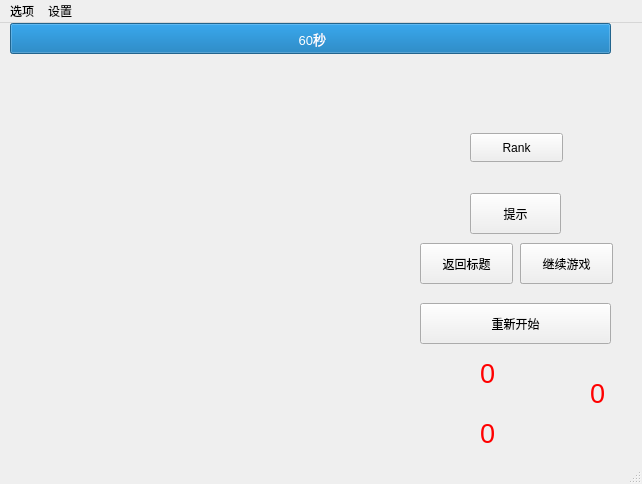
<?xml version="1.0" encoding="UTF-8"?>
<ui version="4.0">
 <class>WindowGame</class>
 <widget class="QMainWindow" name="WindowGame">
  <property name="enabled">
   <bool>true</bool>
  </property>
  <property name="geometry">
   <rect>
    <x>0</x>
    <y>0</y>
    <width>642</width>
    <height>484</height>
   </rect>
  </property>
  <property name="minimumSize">
   <size>
    <width>642</width>
    <height>484</height>
   </size>
  </property>
  <property name="maximumSize">
   <size>
    <width>642</width>
    <height>484</height>
   </size>
  </property>
  <property name="windowTitle">
   <string>宝石迷阵</string>
  </property>
  <property name="styleSheet">
   <string notr="true">#WindowGame{
border-image: url(:/new/picture/background.bmp);}</string>
  </property>
  <widget class="QWidget" name="centralwidget">
   <widget class="QProgressBar" name="progressBar_time">
    <property name="geometry">
     <rect>
      <x>10</x>
      <y>0</y>
      <width>601</width>
      <height>31</height>
     </rect>
    </property>
    <property name="font">
     <font>
      <pointsize>10</pointsize>
      <italic>false</italic>
      <bold>false</bold>
     </font>
    </property>
    <property name="styleSheet">
     <string notr="true">font: 75 10pt &quot;微软雅黑&quot;;</string>
    </property>
    <property name="maximum">
     <number>60</number>
    </property>
    <property name="value">
     <number>60</number>
    </property>
    <property name="alignment">
     <set>Qt::AlignCenter</set>
    </property>
    <property name="textVisible">
     <bool>true</bool>
    </property>
    <property name="format">
     <string> %v秒</string>
    </property>
   </widget>
   <widget class="QPushButton" name="btn_gameToMain">
    <property name="geometry">
     <rect>
      <x>420</x>
      <y>220</y>
      <width>93</width>
      <height>41</height>
     </rect>
    </property>
    <property name="font">
     <font>
      <pointsize>9</pointsize>
      <italic>false</italic>
      <bold>false</bold>
     </font>
    </property>
    <property name="styleSheet">
     <string notr="true">border-image: url(:/new/picture/pushbotton_background.png);
font: 75 9pt &quot;微软雅黑&quot;;</string>
    </property>
    <property name="text">
     <string>返回标题</string>
    </property>
   </widget>
   <widget class="QPushButton" name="pushButton_stop">
    <property name="geometry">
     <rect>
      <x>520</x>
      <y>220</y>
      <width>93</width>
      <height>41</height>
     </rect>
    </property>
    <property name="styleSheet">
     <string notr="true">border-image: url(:/new/picture/pushbotton_background.png);
font: 75 9pt &quot;微软雅黑&quot;;</string>
    </property>
    <property name="text">
     <string>暂停游戏</string>
    </property>
   </widget>
   <widget class="QPushButton" name="pushButton_continue">
    <property name="geometry">
     <rect>
      <x>520</x>
      <y>220</y>
      <width>93</width>
      <height>41</height>
     </rect>
    </property>
    <property name="styleSheet">
     <string notr="true">border-image: url(:/new/picture/pushbotton_background.png);
font: 75 9pt &quot;微软雅黑&quot;;</string>
    </property>
    <property name="text">
     <string>继续游戏</string>
    </property>
    <property name="checkable">
     <bool>false</bool>
    </property>
    <property name="autoDefault">
     <bool>false</bool>
    </property>
    <property name="default">
     <bool>false</bool>
    </property>
   </widget>
   <widget class="QPushButton" name="pushButton_restart">
    <property name="geometry">
     <rect>
      <x>420</x>
      <y>280</y>
      <width>191</width>
      <height>41</height>
     </rect>
    </property>
    <property name="styleSheet">
     <string notr="true">border-image: url(:/new/picture/pushbotton_background.png);
font: 75 9pt &quot;微软雅黑&quot;;</string>
    </property>
    <property name="text">
     <string>重新开始</string>
    </property>
   </widget>
   <widget class="QPushButton" name="pushButton_hint">
    <property name="geometry">
     <rect>
      <x>470</x>
      <y>170</y>
      <width>91</width>
      <height>41</height>
     </rect>
    </property>
    <property name="font">
     <font>
      <pointsize>9</pointsize>
      <italic>false</italic>
      <bold>false</bold>
     </font>
    </property>
    <property name="styleSheet">
     <string notr="true">border-image: url(:/new/picture/pushbotton_background.png);

font: 75 9pt &quot;微软雅黑&quot;;</string>
    </property>
    <property name="text">
     <string>提示</string>
    </property>
   </widget>
   <widget class="QPushButton" name="pushButton_cross">
    <property name="geometry">
     <rect>
      <x>430</x>
      <y>330</y>
      <width>41</width>
      <height>41</height>
     </rect>
    </property>
    <property name="styleSheet">
     <string notr="true">image: url(:/new/picture/cross.png);</string>
    </property>
    <property name="text">
     <string/>
    </property>
    <property name="flat">
     <bool>true</bool>
    </property>
   </widget>
   <widget class="QPushButton" name="pushButton_boom">
    <property name="geometry">
     <rect>
      <x>530</x>
      <y>350</y>
      <width>61</width>
      <height>51</height>
     </rect>
    </property>
    <property name="styleSheet">
     <string notr="true">image: url(:/new/picture/boom.png);</string>
    </property>
    <property name="text">
     <string/>
    </property>
    <property name="flat">
     <bool>true</bool>
    </property>
   </widget>
   <widget class="QPushButton" name="pushButton_color">
    <property name="geometry">
     <rect>
      <x>420</x>
      <y>390</y>
      <width>61</width>
      <height>41</height>
     </rect>
    </property>
    <property name="styleSheet">
     <string notr="true">image: url(:/new/picture/color.png);</string>
    </property>
    <property name="text">
     <string/>
    </property>
    <property name="flat">
     <bool>true</bool>
    </property>
   </widget>
   <widget class="QLabel" name="label_cross">
    <property name="geometry">
     <rect>
      <x>480</x>
      <y>330</y>
      <width>41</width>
      <height>41</height>
     </rect>
    </property>
    <property name="font">
     <font>
      <pointsize>20</pointsize>
      <italic>false</italic>
      <bold>false</bold>
     </font>
    </property>
    <property name="styleSheet">
     <string notr="true">font: 20pt &quot;幼圆&quot;;</string>
    </property>
    <property name="text">
     <string>&lt;html&gt;&lt;head/&gt;&lt;body&gt;&lt;p&gt;&lt;span style=&quot; color:#ff0000;&quot;&gt;0&lt;/span&gt;&lt;/p&gt;&lt;/body&gt;&lt;/html&gt;</string>
    </property>
   </widget>
   <widget class="QLabel" name="label_color">
    <property name="geometry">
     <rect>
      <x>480</x>
      <y>390</y>
      <width>41</width>
      <height>41</height>
     </rect>
    </property>
    <property name="font">
     <font>
      <pointsize>20</pointsize>
      <italic>false</italic>
      <bold>false</bold>
     </font>
    </property>
    <property name="styleSheet">
     <string notr="true">font: 20pt &quot;幼圆&quot;;</string>
    </property>
    <property name="text">
     <string>&lt;html&gt;&lt;head/&gt;&lt;body&gt;&lt;p&gt;&lt;span style=&quot; color:#ff0000;&quot;&gt;0&lt;/span&gt;&lt;/p&gt;&lt;/body&gt;&lt;/html&gt;</string>
    </property>
   </widget>
   <widget class="QLabel" name="label_boom">
    <property name="geometry">
     <rect>
      <x>590</x>
      <y>350</y>
      <width>41</width>
      <height>41</height>
     </rect>
    </property>
    <property name="font">
     <font>
      <pointsize>20</pointsize>
      <italic>false</italic>
      <bold>false</bold>
     </font>
    </property>
    <property name="styleSheet">
     <string notr="true">font: 20pt &quot;幼圆&quot;;</string>
    </property>
    <property name="text">
     <string>&lt;html&gt;&lt;head/&gt;&lt;body&gt;&lt;p&gt;&lt;span style=&quot; color:#ff0000;&quot;&gt;0&lt;/span&gt;&lt;/p&gt;&lt;/body&gt;&lt;/html&gt;</string>
    </property>
   </widget>
   <widget class="QPushButton" name="pushButton_Rank">
    <property name="geometry">
     <rect>
      <x>470</x>
      <y>110</y>
      <width>93</width>
      <height>29</height>
     </rect>
    </property>
    <property name="styleSheet">
     <string notr="true">border-image: url(:/new/picture/pushbotton_background.png);

font: 75 9pt &quot;微软雅黑&quot;;</string>
    </property>
    <property name="text">
     <string>Rank</string>
    </property>
   </widget>
  </widget>
  <widget class="QMenuBar" name="menubar">
   <property name="geometry">
    <rect>
     <x>0</x>
     <y>0</y>
     <width>642</width>
     <height>26</height>
    </rect>
   </property>
   <widget class="QMenu" name="menu">
    <property name="title">
     <string>选项</string>
    </property>
    <addaction name="actionRestart"/>
    <addaction name="actionAbout"/>
    <addaction name="actionHelp"/>
   </widget>
   <widget class="QMenu" name="menu_2">
    <property name="title">
     <string>设置</string>
    </property>
    <addaction name="actionzhuti"/>
    <addaction name="actionMusic"/>
   </widget>
   <addaction name="menu"/>
   <addaction name="menu_2"/>
  </widget>
  <widget class="QStatusBar" name="statusbar"/>
  <action name="actionRestart">
   <property name="text">
    <string>Restart</string>
   </property>
  </action>
  <action name="actionAbout">
   <property name="text">
    <string>About</string>
   </property>
  </action>
  <action name="actionHelp">
   <property name="text">
    <string>Help</string>
   </property>
  </action>
  <action name="actionzhuti">
   <property name="text">
    <string>Theme</string>
   </property>
  </action>
  <action name="actionMusic">
   <property name="text">
    <string>Music</string>
   </property>
  </action>
 </widget>
 <resources/>
 <connections/>
</ui>
